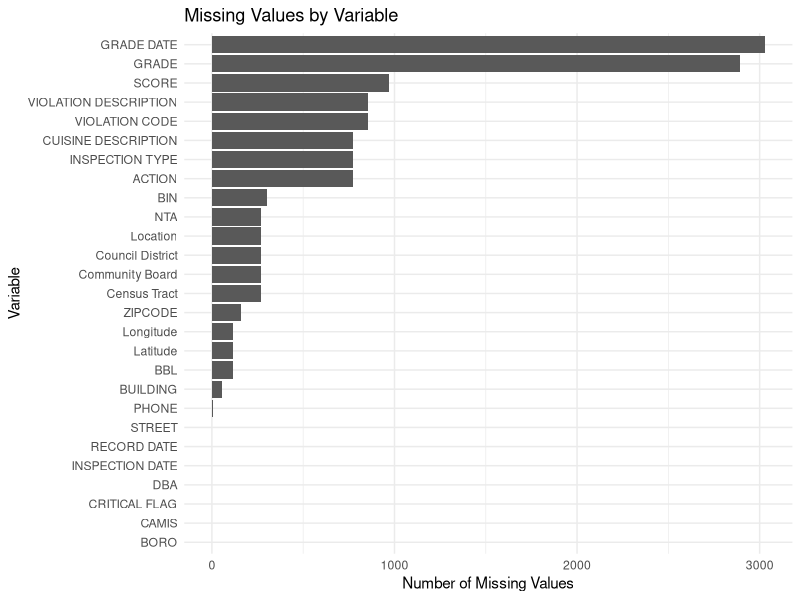
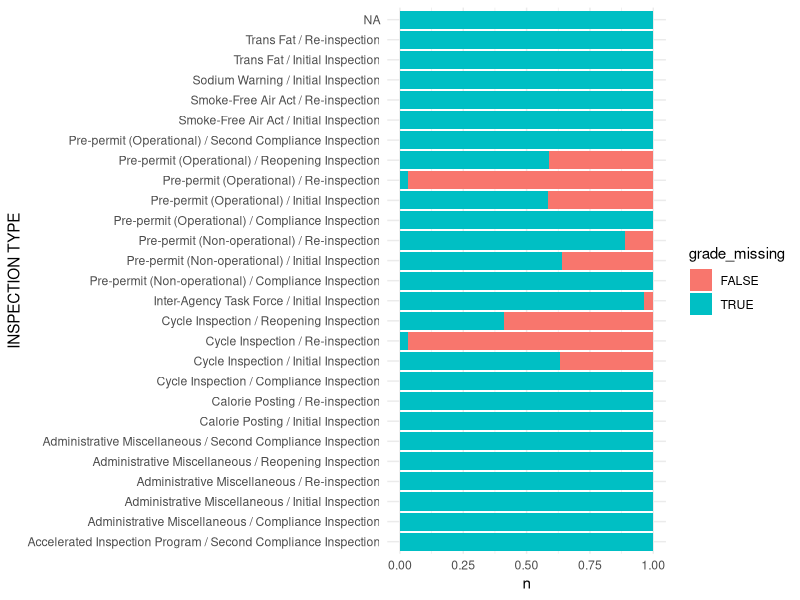
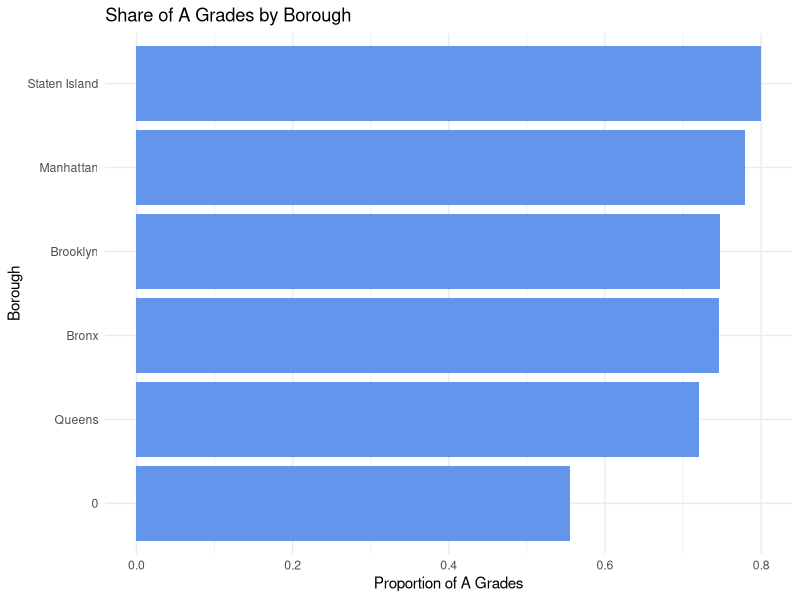
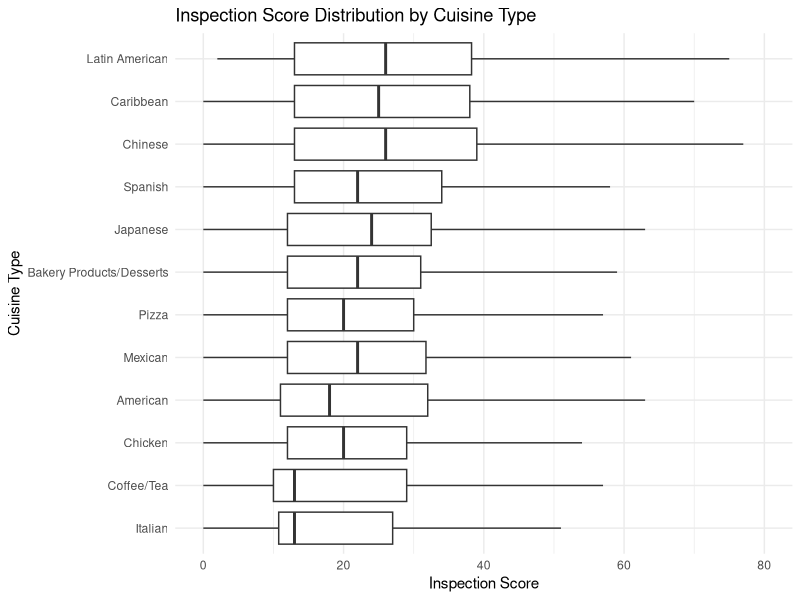
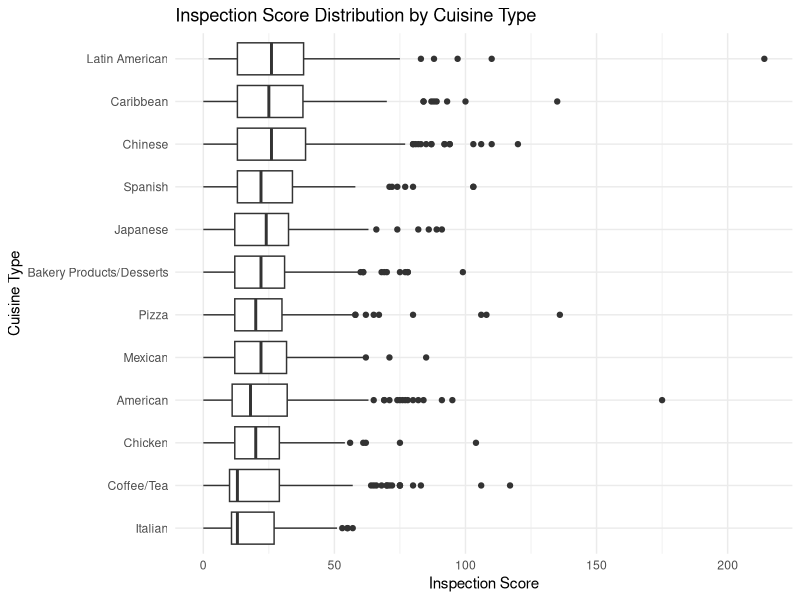
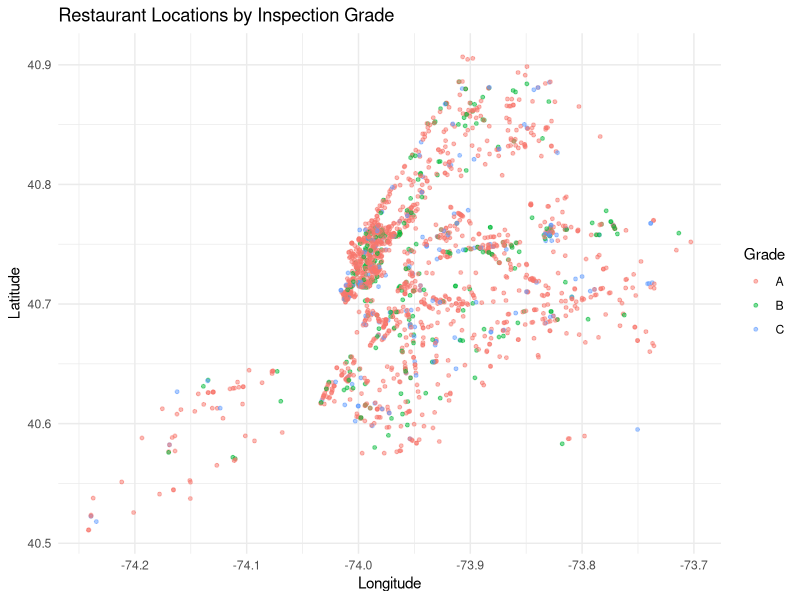

Write R code to recreate these figures, in order.
## ---- chunk 1

library(readr)
library(dplyr)
library(ggplot2)
library(patchwork)

df <- read_csv("data/nyc_restaurant_sample.csv", show_col_types = FALSE)

head(df)

## ---- chunk 2

missing_count <- data.frame(variable = names(df), missing = colSums(is.na(df)))

ggplot(missing_count, aes(x = reorder(variable, missing), y = missing)) +
  geom_col() +
  coord_flip() +
  labs(title = "Missing Values by Variable", x = "Variable", y = "Number of Missing Values") +
  theme_minimal()

## ---- chunk 3

df %>%
  mutate(grade_missing = is.na(GRADE)) %>%
  count(`INSPECTION TYPE`, grade_missing) %>%
  ggplot(aes(x = `INSPECTION TYPE`, y = n, fill = grade_missing)) +
  geom_col(position = "fill") +
  coord_flip() +
  theme_minimal()

## ---- chunk 4

a_share <- df |>
  filter(GRADE %in% c("A", "B", "C")) |>
  group_by(BORO) |>
  summarise(A_share = mean(GRADE == "A"))

ggplot(a_share, aes(x = reorder(BORO, A_share), y = A_share)) +
  geom_col(fill = "cornflowerblue") +
  coord_flip() +
  labs(title = "Share of A Grades by Borough", x = "Borough", y = "Proportion of A Grades") +
  theme_minimal()

## ---- chunk 5

cuisine_score_box <- df |>
  filter(!is.na(SCORE), !is.na(`CUISINE DESCRIPTION`)) |>
  group_by(`CUISINE DESCRIPTION`) |>
  filter(n() >= 20) |>
  ungroup()

top_cuisine <- cuisine_score_box |>
  count(`CUISINE DESCRIPTION`, sort = TRUE) |>
  slice(1:12)

cuisine_score_box <- cuisine_score_box |>
  filter(`CUISINE DESCRIPTION` %in% top_cuisine$`CUISINE DESCRIPTION`)

ggplot(cuisine_score_box, aes(x = SCORE, y = reorder(`CUISINE DESCRIPTION`, SCORE))) +
  geom_boxplot(outlier.shape = NA) +
  coord_cartesian(xlim = c(0, 80)) +
  labs(
    title = "Inspection Score Distribution by Cuisine Type", 
    x = "Inspection Score", 
    y = "Cuisine Type"
  ) +
  theme_minimal()

## ---- chunk 6

ggplot(cuisine_score_box, aes(x = SCORE, y = reorder(`CUISINE DESCRIPTION`, SCORE))) +
  geom_boxplot() +
  labs(
    title = "Inspection Score Distribution by Cuisine Type",
    x = "Inspection Score",
    y = "Cuisine Type"
  ) +
  theme_minimal()

## ---- chunk 7

location_grade <- df |>
  filter(
    !is.na(Longitude),
    !is.na(Latitude),
    Longitude != 0,
    Latitude != 0,
    GRADE %in% c("A", "B", "C")
  )

ggplot(location_grade, aes(x = Longitude, y = Latitude, color = GRADE)) +
  geom_point(alpha = 0.5, size = 1) +
  labs(
    title = "Restaurant Locations by Inspection Grade",
    x = "Longitude",
    y = "Latitude",
    color = "Grade"
  ) +
  theme_minimal()
